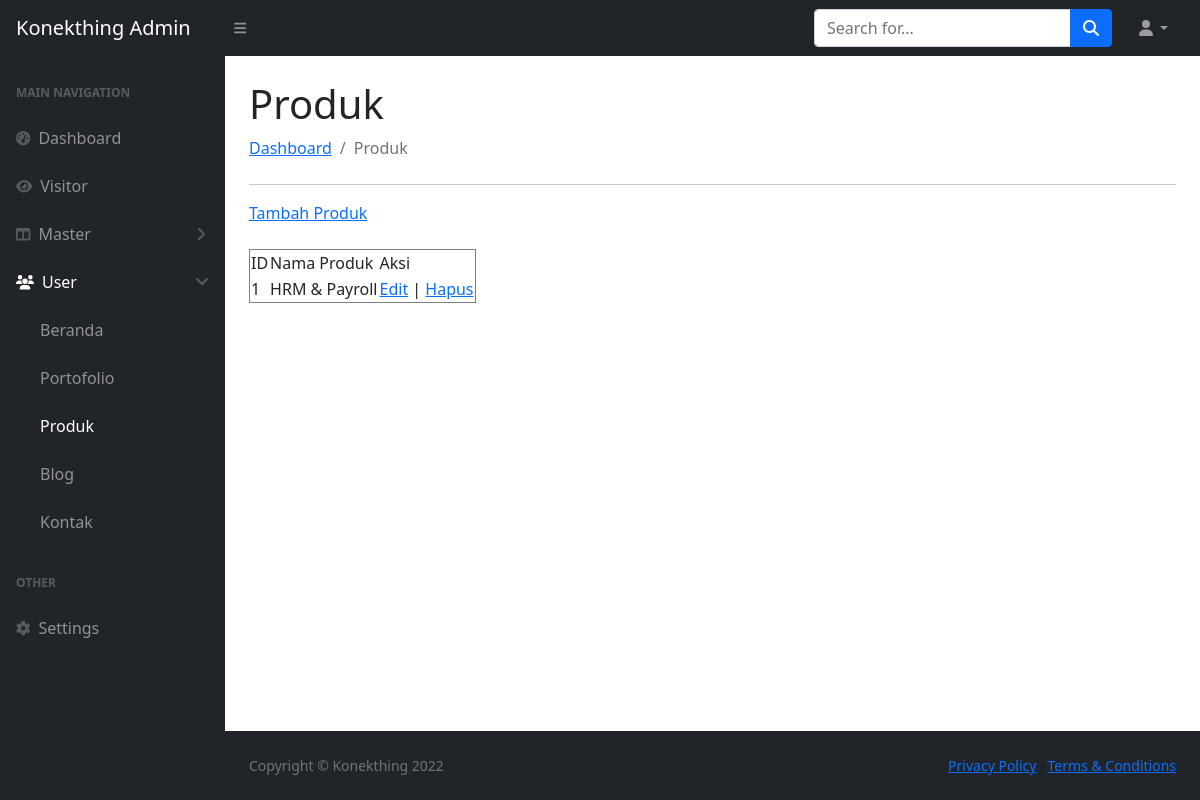
Page /index.php/produk on the earlier database version.
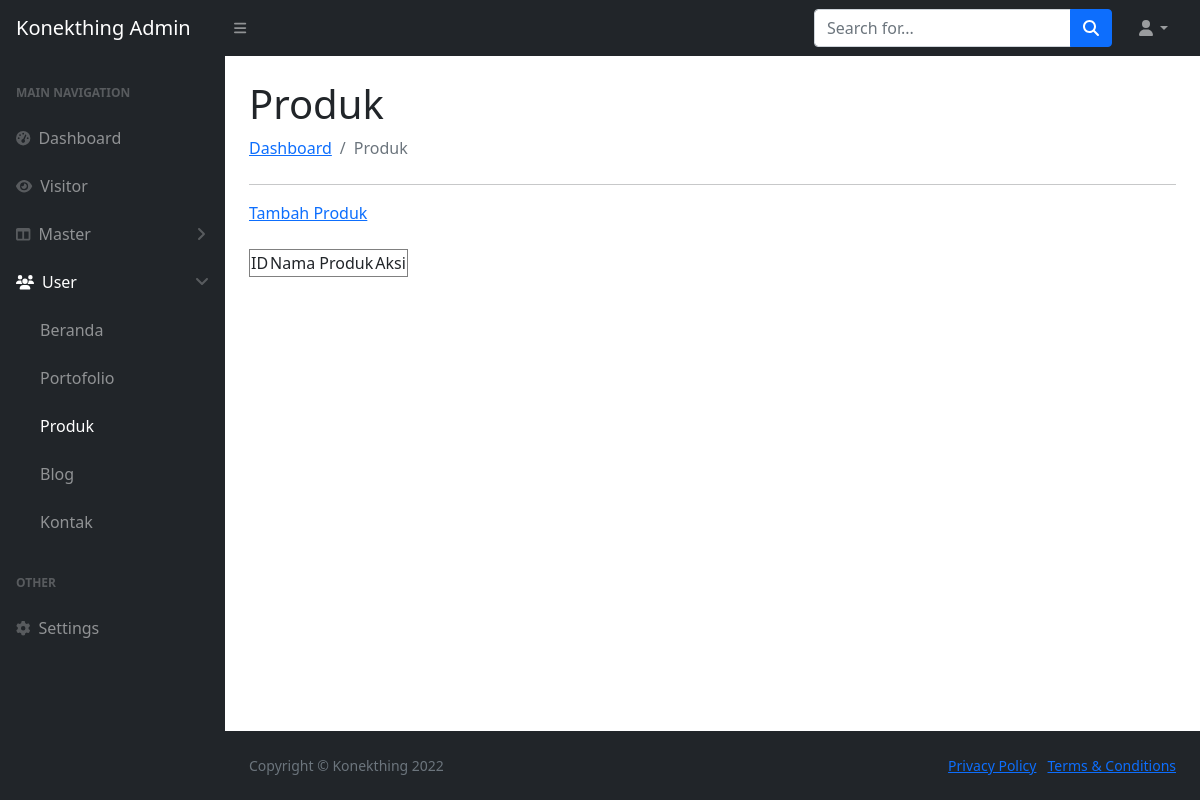
Same page on the later database version.
### tables this page shows
CREATE TABLE `produk` (
  `id` int(50) NOT NULL,
  `nama` varchar(50) NOT NULL
);

### application/controllers/produk.php (called while the page is built, shortened)
<?php
class produk extends CI_Controller
{
    public function __construct()
    {
        $this->load->model('model_produk');
    }
    public function index()
    {
        $queryAllProduk = $this->model_produk->getDataProduk();
        $DATA = array('queryAllPrdk' => $queryAllProduk);
        $this->load->view('header');
        $this->load->view('admin/user/produk/produk', $DATA);
        $this->load->view('footer');
    }
}

### index.php (called while the page is built, shortened)
<?php
require_once BASEPATH.'core/CodeIgniter.php';

### application/models/model_produk.php (called while the page is built, shortened)
<?php
class model_produk extends CI_Model {
    function getDataProduk() {
        $query = $this->db->get('produk');
        return $query->result();
    }
}
?>

### application/views/admin/user/produk/produk.php (the view)
<div id="layoutSidenav_content">
    <main>
        <div class="container-fluid px-4">
            <h1 class="mt-4">Produk</h1>
            <ol class="breadcrumb mb-4">
                <li class="breadcrumb-item"><a href="<?= base_url('dashboard') ?>">Dashboard</a></li>
                <li class="breadcrumb-item active">Produk</li>
            </ol>
            <div>
                <hr>
                <table border="1">
                    <a href="<?= base_url('produk/tambah_produk') ?>">Tambah Produk</a>
                    <br>
                    <br>
                    <tr>
                        <td>ID</td>
                        <td>Nama Produk</td>
                        <td>Aksi</td>
                    </tr>
                    <?php
                    $count = 0;
                    foreach ($queryAllPrdk as $row) {
                        $count = $count + 1;
                    ?>
                        <tr>
                            <td><?= $count ?></td>
                            <td><?= $row->nama ?></td>
                            <td><a href="<?= base_url('produk/edit_produk') ?>/<?= $row->id ?>">Edit</a> | <a href="<?= base_url('produk/fungsi_hapus') ?>/<?= $row->id ?>">Hapus</a></td>
                        </tr>
                    <?php
                    }
                    ?>
                </table>
            </div>
        </div>
    </main>

Differences in the rows shown:
removed produk: nama "HRM & Payroll"
